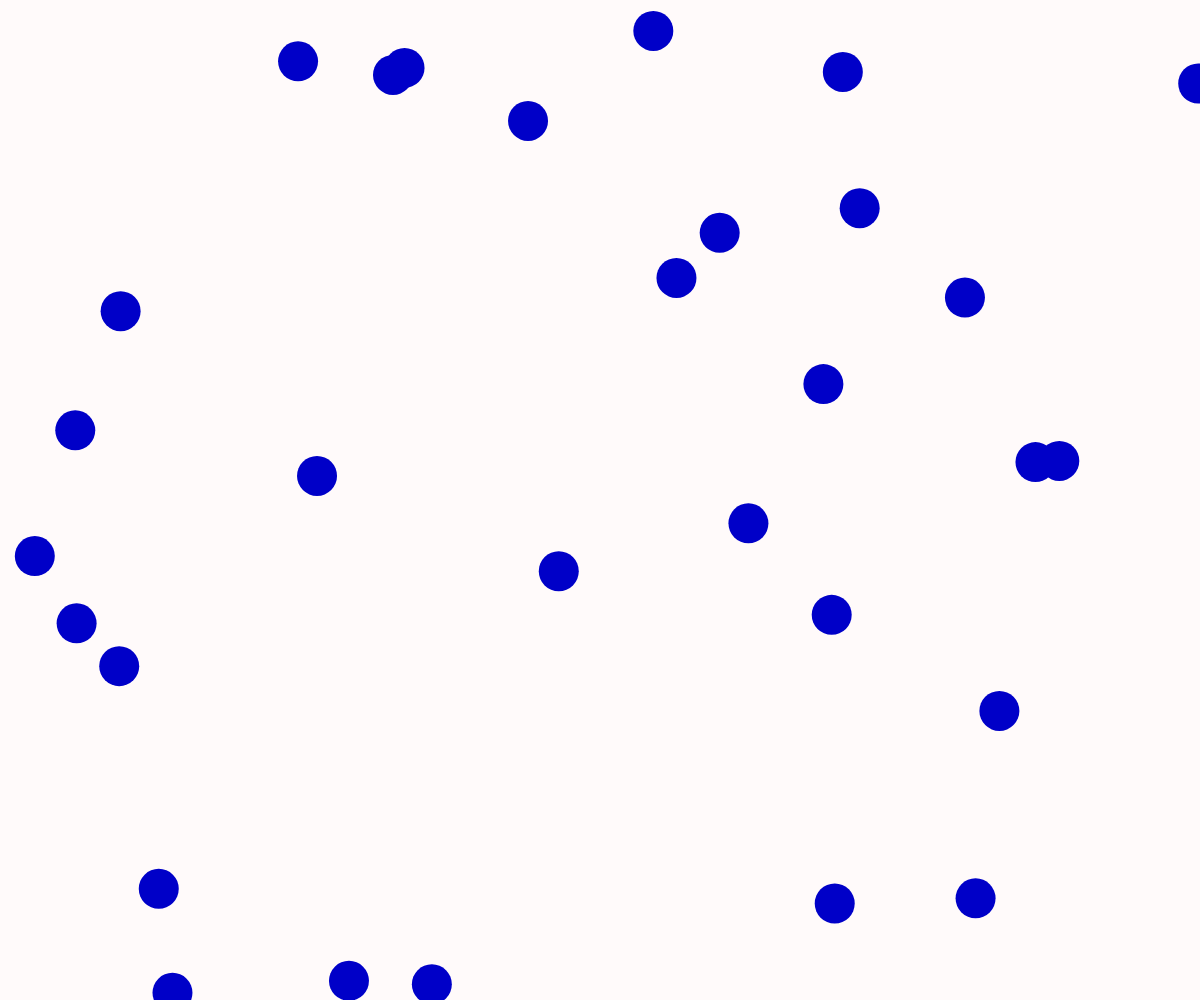
Frame 1 (no input)
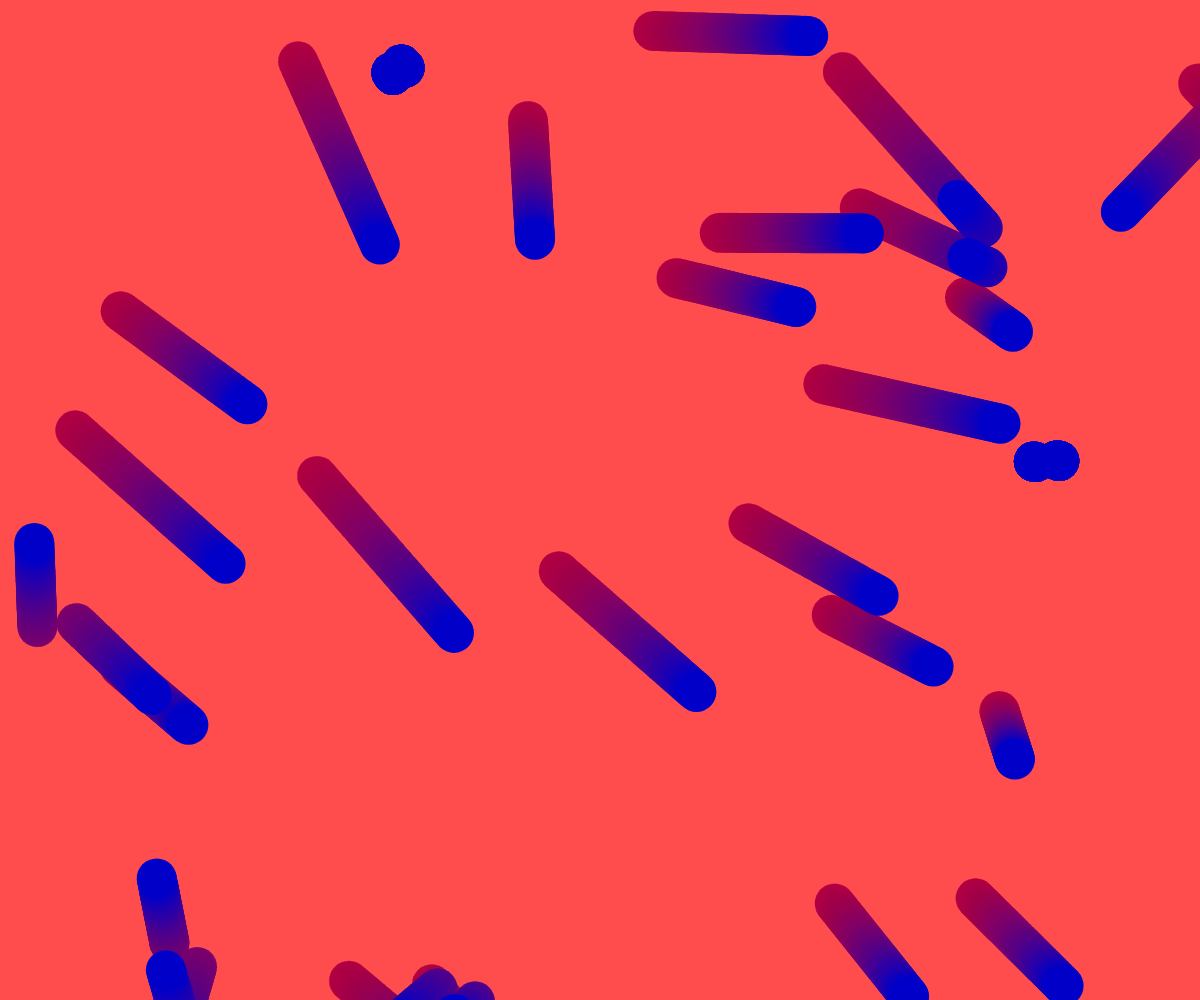
Frame 60 (no input)
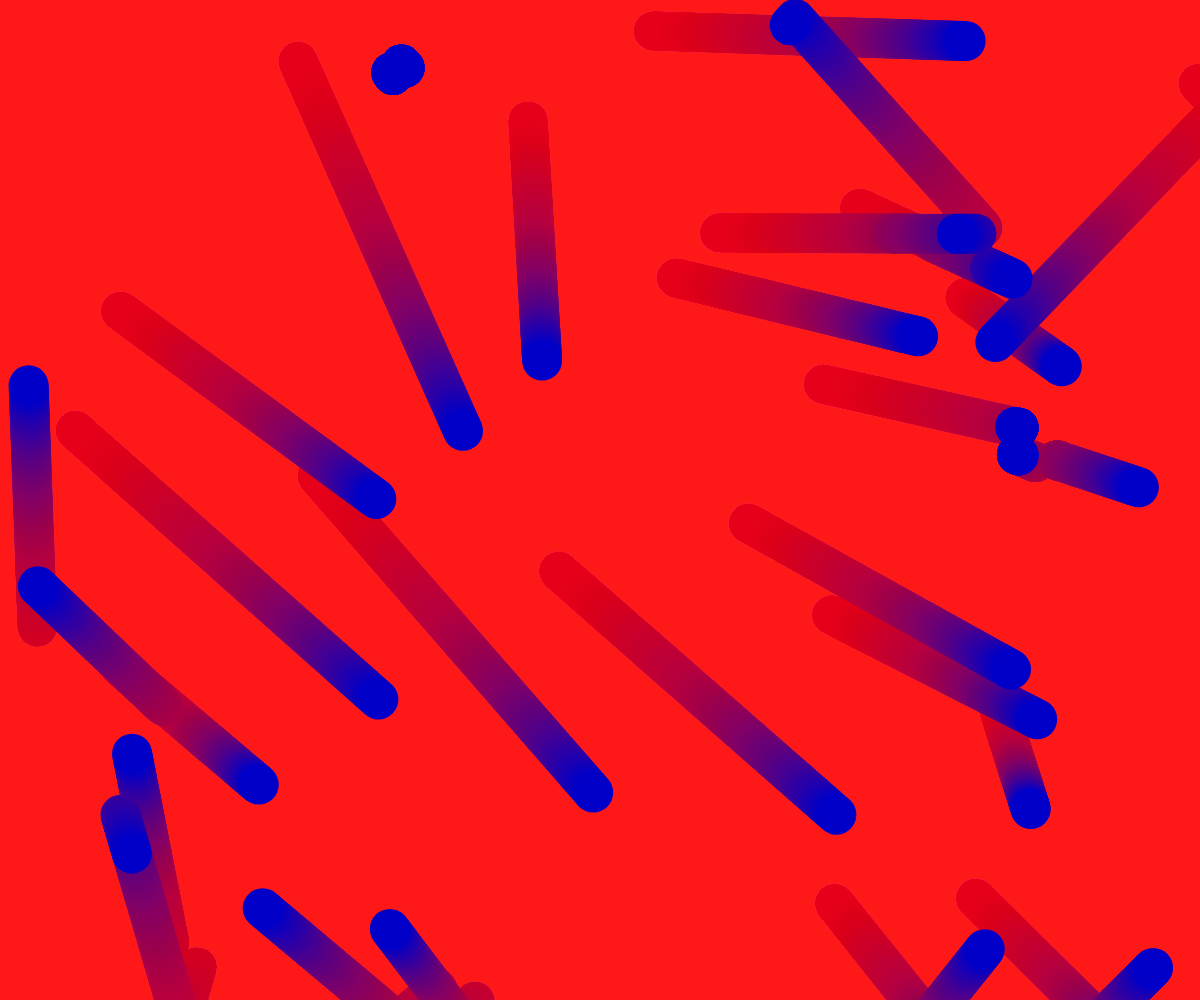
Frame 120 (the mouse pressed at the canvas centre since frame 60)

The p5.js sketch that drew these frames (run headless with seeded random() and noise() and a simulated clock; from frame 60 on, the mouse is pressed at the canvas centre):

// p5.js sketch
// ── sketch.js
let walkers = [];
let d;
let numberWalkers = 30;
let t = 0;

function setup() {
  createCanvas(windowWidth, windowHeight);

  for (let i = 0; i < numberWalkers; i ++){
    walkers[i] = new Walkers(random(width), random(height));
  }
  t += 0.01 
}

function draw() {
  background(255,0,0,5);
  noStroke();
  
  for (let i = 0; i < walkers.length; i ++){
    walkers[i].movimento();
    walkers[i].display();
   
    for (let j = 0; j < walkers.length; j++){

      if (i != j && walkers[i].collisioni(walkers[j])) {
      }
    }
  }
}

function Walkers (x, y, id, others) {
  this.x = x;
  this.y = y;
  this.r = 20;
  this.others = others;
  this.id = id;
  this.col = color(0, 0, 200);
  
  this.xspeed = random(0, 5);
  this.yspeed = random(0, 5);


  this.collisioni = function (other) {
    d = dist(this.x, this.y, other.x, other.y);
    
    if (d <= this.r + other.r) {
  
      this.xspeed = this.xspeed * -1;
      this.yspeed = this.yspeed * -1;

      return true;
    } else {
      return false;
    }
  }

  this.display = function(){
    noStroke();
    fill(this.col);
    ellipse(this.x, this.y, this.r * 2, this.r *2);
  }
  
  this.movimento = function(){
    this.x = this.x + this.xspeed * noise(t);
    this.y = this.y + this.yspeed * noise(t);
    
    if (this.x > width + this.r || this.x < this.r) {
      this.xspeed = this.xspeed * -1;
    }
    if (this.y > height + this.r || this.y < this.r) {
      this.yspeed = this.yspeed * -1;
    }
  }
}
